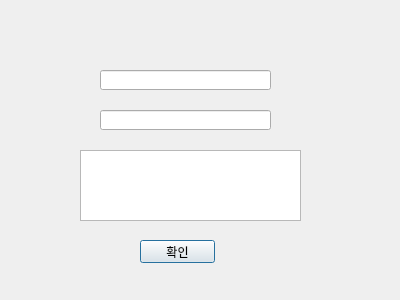
<?xml version="1.0" encoding="UTF-8"?>
<ui version="4.0">
 <class>Dialog</class>
 <widget class="QDialog" name="Dialog">
  <property name="geometry">
   <rect>
    <x>0</x>
    <y>0</y>
    <width>400</width>
    <height>300</height>
   </rect>
  </property>
  <property name="windowTitle">
   <string>Dialog</string>
  </property>
  <widget class="QPushButton" name="OK">
   <property name="geometry">
    <rect>
     <x>140</x>
     <y>240</y>
     <width>75</width>
     <height>23</height>
    </rect>
   </property>
   <property name="text">
    <string>확인</string>
   </property>
  </widget>
  <widget class="QLineEdit" name="edit_ID">
   <property name="geometry">
    <rect>
     <x>100</x>
     <y>70</y>
     <width>171</width>
     <height>20</height>
    </rect>
   </property>
  </widget>
  <widget class="QLineEdit" name="edit_PW">
   <property name="geometry">
    <rect>
     <x>100</x>
     <y>110</y>
     <width>171</width>
     <height>20</height>
    </rect>
   </property>
  </widget>
  <widget class="QTextEdit" name="result">
   <property name="geometry">
    <rect>
     <x>80</x>
     <y>150</y>
     <width>221</width>
     <height>71</height>
    </rect>
   </property>
  </widget>
 </widget>
 <resources/>
 <connections/>
</ui>
